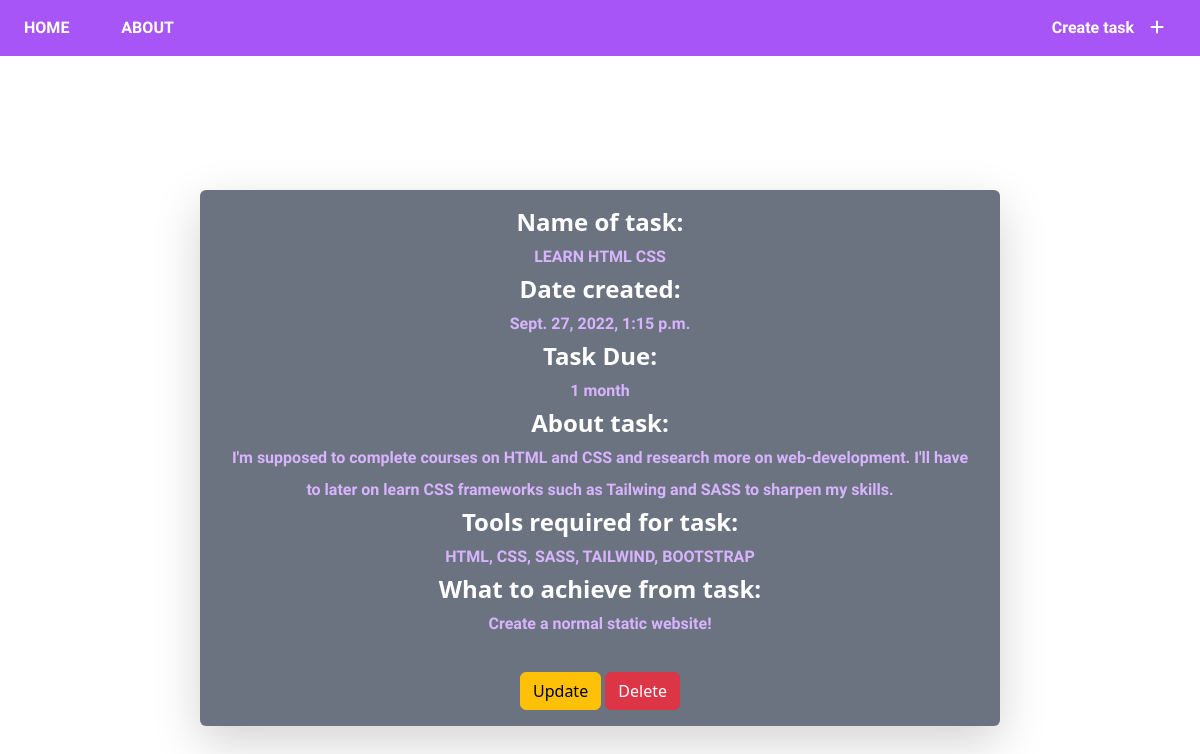
The app's page /html-css with its own data.
### ToDoApp/models.py (models this page shows, shortened)
class ToDo(models.Model):
    title = models.CharField(max_length =200)
    slug= models.SlugField(max_length=200)
    created_at = models.DateTimeField(auto_now_add=True)
    description = models.TextField()
    tools = models.CharField(max_length=200)
    daycount = models.PositiveIntegerField()
    endgoal = models.CharField(max_length=200)
    due = models.DateTimeField(auto_now_add=False, blank=True, default=datetime.now())

### ToDoApp/views.py (the view)
# urls.py: path('<slug>', ToDoDetails.as_view(), name='details'),
class ToDoDetails(DetailView):
    model = ToDo
    template_name='ToDoApp/details.html'
    context_object_name = 'task_detail'

### ToDoApp/templates/ToDoApp/details.html (shortened to what this page needs)
{% extends 'ToDoApp/base.html' %}
{% block content %}
    <div class="container text-center translate-y-1/4 bg-gray-500 rounded  w-2/3 shadow-lg text-purple-300 ">
        <div class="details leading-loose p-3">
            <strong class="text-2xl text-white">Name of task:</strong> <br><p>{{task_detail.title}}</p>
            <strong class="text-2xl text-white">Date created:</strong> <br><p>{{task_detail.created_at}}</p>
            <strong class="text-2xl text-white">Task Due:</strong> <br><p>{{task_detail.due | timeuntil }}</p>
            <strong class="text-2xl text-white">About task:</strong> <br><p>{{task_detail.description}}</p>
            <strong class="text-2xl text-white">Tools required for task:</strong> <br><p>{{task_detail.tools}}</p>
            <strong class="text-2xl text-white">What to achieve from task:</strong><br> <p>{{task_detail.endgoal}}</p><br>
            <a href="{% url 'ToDoApp:update' slug=task_detail.slug %}" class="btn btn-warning">Update</a>
            <a href="{% url 'ToDoApp:delete' slug=task_detail.slug %}" class="btn btn-danger">Delete</a>
        </div>
    </div>
{% endblock %}

### ToDoApp/static/css/main.css (style rules this page uses)
body { background-color: aliceblue; overflow-x: hidden; }
body .details p { font-family: "Aboreto", cursive; font-weight: 700; }

### records on screen
ToDo: title "LEARN HTML CSS", created_at "Sept. 27, 2022, 1:15 p.m.", due "1 month", description "I'm supposed to complete courses on HTML and CSS and research more on web-development. I'll have to later on learn CSS frameworks such as Tailwing and SASS to sharpen my skills.", tools "HTML, CSS, SASS, TAILWIND, BOOTSTRAP", endgoal "Create a normal static website!"
